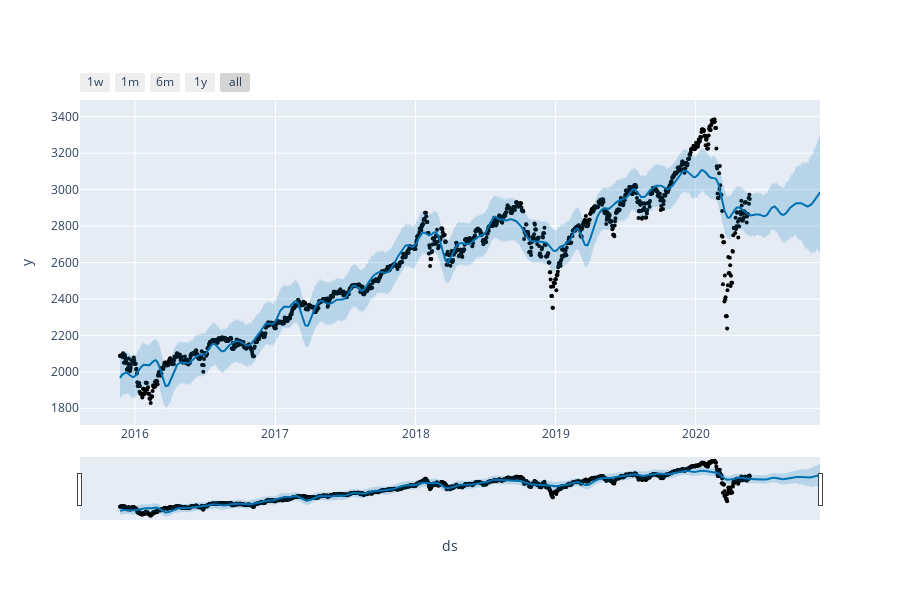

The notebook cell saved with this chart:
### Code cell
plot_plotly(model, forecast)

### Figure 1 — Plotly figure (JSON) as saved in the notebook; plotly's stock layout.template omitted (floating-point values rounded to 4 significant figures; data arrays with more than 128 entries replaced by an {"elided": "..."} marker saying what was removed)
{"data": [{"marker": {"color": "black", "size": 4}, "mode": "markers", "name": "Actual", "type": "scatter", "x": {"elided": "1642 str values"}, "y": {"elided": "1642 float values"}}, {"hoverinfo": "skip", "line": {"width": 0}, "mode": "lines", "type": "scatter", "x": {"elided": "1825 str values"}, "y": {"elided": "1825 float values"}}, {"fill": "tonexty", "fillcolor": "rgba(0, 114, 178, 0.2)", "line": {"color": "#0072B2", "width": 2}, "mode": "lines", "name": "Predicted", "type": "scatter", "x": {"elided": "1825 str values"}, "y": {"elided": "1825 float values"}}, {"fill": "tonexty", "fillcolor": "rgba(0, 114, 178, 0.2)", "hoverinfo": "skip", "line": {"width": 0}, "mode": "lines", "type": "scatter", "x": {"elided": "1825 str values"}, "y": {"elided": "1825 float values"}}], "layout": {"height": 600, "showlegend": false, "width": 900, "xaxis": {"rangeselector": {"buttons": [{"count": 7, "label": "1w", "step": "day", "stepmode": "backward"}, {"count": 1, "label": "1m", "step": "month", "stepmode": "backward"}, {"count": 6, "label": "6m", "step": "month", "stepmode": "backward"}, {"count": 1, "label": "1y", "step": "year", "stepmode": "backward"}, {"step": "all"}]}, "rangeslider": {"visible": true}, "title": {"text": "ds"}, "type": "date"}, "yaxis": {"title": {"text": "y"}}}}
